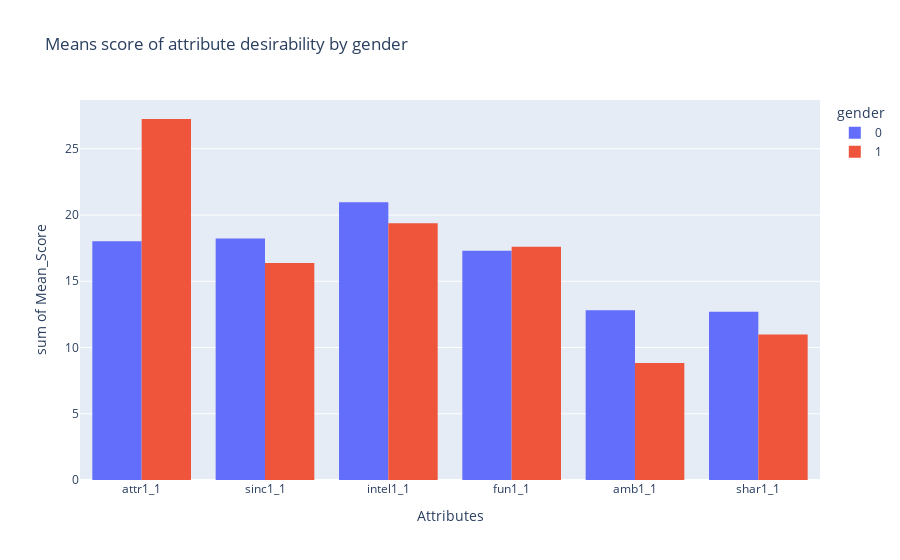

Source (notebook cell):
### Code cell
fig_gender = px.histogram(attri_gender, 
                          x="Attributes",
                          y = "Mean_Score",
                          color="gender",
                          barmode="group",
                          title="Means score of attribute desirability by gender")
fig_gender.show()

### Figure 1 — Plotly figure (JSON) as saved in the notebook; plotly's stock layout.template omitted (floating-point values rounded to 4 significant figures)
{"data": [{"alignmentgroup": "True", "bingroup": "x", "histfunc": "sum", "hovertemplate": "gender=0<br>Attributes=%{x}<br>sum of Mean_Score=%{y}<extra></extra>", "legendgroup": "0", "marker": {"color": "#636efa", "pattern": {"shape": ""}}, "name": "0", "offsetgroup": "0", "orientation": "v", "showlegend": true, "type": "histogram", "x": ["attr1_1", "sinc1_1", "intel1_1", "fun1_1", "amb1_1", "shar1_1"], "xaxis": "x", "y": [18.02, 18.22, 20.97, 17.3, 12.82, 12.7], "yaxis": "y"}, {"alignmentgroup": "True", "bingroup": "x", "histfunc": "sum", "hovertemplate": "gender=1<br>Attributes=%{x}<br>sum of Mean_Score=%{y}<extra></extra>", "legendgroup": "1", "marker": {"color": "#EF553B", "pattern": {"shape": ""}}, "name": "1", "offsetgroup": "1", "orientation": "v", "showlegend": true, "type": "histogram", "x": ["attr1_1", "sinc1_1", "intel1_1", "fun1_1", "amb1_1", "shar1_1"], "xaxis": "x", "y": [27.25, 16.38, 19.39, 17.6, 8.824, 10.98], "yaxis": "y"}], "layout": {"barmode": "group", "legend": {"title": {"text": "gender"}, "tracegroupgap": 0}, "title": {"text": "Means score of attribute desirability by gender"}, "xaxis": {"anchor": "y", "domain": [0, 1], "title": {"text": "Attributes"}}, "yaxis": {"anchor": "x", "domain": [0, 1], "title": {"text": "sum of Mean_Score"}}}}
